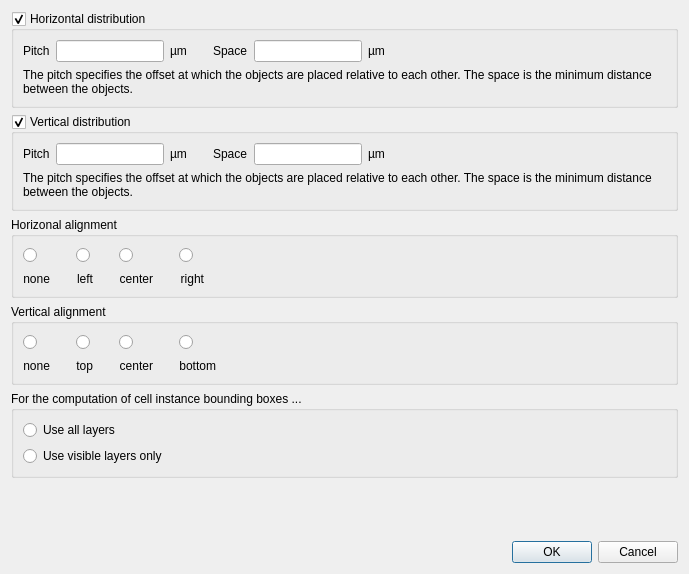
<?xml version="1.0" encoding="UTF-8"?>
<ui version="4.0">
 <class>DistributeOptionsDialog</class>
 <widget class="QDialog" name="DistributeOptionsDialog">
  <property name="geometry">
   <rect>
    <x>0</x>
    <y>0</y>
    <width>689</width>
    <height>574</height>
   </rect>
  </property>
  <property name="windowTitle">
   <string>Distribution Options</string>
  </property>
  <layout class="QVBoxLayout" name="verticalLayout">
   <item>
    <widget class="QGroupBox" name="h_distribute">
     <property name="title">
      <string>Horizontal distribution</string>
     </property>
     <property name="checkable">
      <bool>true</bool>
     </property>
     <layout class="QGridLayout" name="gridLayout_3">
      <item row="1" column="0" colspan="2">
       <widget class="QLabel" name="label_9">
        <property name="text">
         <string>The pitch specifies the offset at which the objects are placed relative to each other. The space is the minimum distance between the objects.</string>
        </property>
        <property name="wordWrap">
         <bool>true</bool>
        </property>
       </widget>
      </item>
      <item row="0" column="0" colspan="2">
       <widget class="QFrame" name="frame">
        <property name="frameShape">
         <enum>QFrame::NoFrame</enum>
        </property>
        <property name="frameShadow">
         <enum>QFrame::Raised</enum>
        </property>
        <layout class="QHBoxLayout" name="horizontalLayout">
         <property name="leftMargin">
          <number>0</number>
         </property>
         <property name="topMargin">
          <number>0</number>
         </property>
         <property name="rightMargin">
          <number>0</number>
         </property>
         <property name="bottomMargin">
          <number>0</number>
         </property>
         <item>
          <widget class="QLabel" name="label_10">
           <property name="text">
            <string>Pitch</string>
           </property>
          </widget>
         </item>
         <item>
          <widget class="QLineEdit" name="h_pitch">
           <property name="sizePolicy">
            <sizepolicy hsizetype="Fixed" vsizetype="Fixed">
             <horstretch>0</horstretch>
             <verstretch>0</verstretch>
            </sizepolicy>
           </property>
          </widget>
         </item>
         <item>
          <widget class="QLabel" name="label_12">
           <property name="text">
            <string>µm</string>
           </property>
          </widget>
         </item>
         <item>
          <spacer name="horizontalSpacer_9">
           <property name="orientation">
            <enum>Qt::Horizontal</enum>
           </property>
           <property name="sizeType">
            <enum>QSizePolicy::Fixed</enum>
           </property>
           <property name="sizeHint" stdset="0">
            <size>
             <width>20</width>
             <height>20</height>
            </size>
           </property>
          </spacer>
         </item>
         <item>
          <widget class="QLabel" name="label_11">
           <property name="text">
            <string>Space</string>
           </property>
          </widget>
         </item>
         <item>
          <widget class="QLineEdit" name="h_space">
           <property name="sizePolicy">
            <sizepolicy hsizetype="Fixed" vsizetype="Fixed">
             <horstretch>0</horstretch>
             <verstretch>0</verstretch>
            </sizepolicy>
           </property>
          </widget>
         </item>
         <item>
          <widget class="QLabel" name="label_13">
           <property name="text">
            <string>µm</string>
           </property>
          </widget>
         </item>
         <item>
          <spacer name="horizontalSpacer">
           <property name="orientation">
            <enum>Qt::Horizontal</enum>
           </property>
           <property name="sizeHint" stdset="0">
            <size>
             <width>40</width>
             <height>20</height>
            </size>
           </property>
          </spacer>
         </item>
        </layout>
       </widget>
      </item>
     </layout>
    </widget>
   </item>
   <item>
    <widget class="QGroupBox" name="v_distribute">
     <property name="minimumSize">
      <size>
       <width>0</width>
       <height>0</height>
      </size>
     </property>
     <property name="title">
      <string>Vertical distribution</string>
     </property>
     <property name="checkable">
      <bool>true</bool>
     </property>
     <layout class="QGridLayout" name="gridLayout_4">
      <item row="0" column="0">
       <widget class="QFrame" name="frame_2">
        <property name="frameShape">
         <enum>QFrame::NoFrame</enum>
        </property>
        <property name="frameShadow">
         <enum>QFrame::Raised</enum>
        </property>
        <layout class="QHBoxLayout" name="horizontalLayout_3">
         <property name="leftMargin">
          <number>0</number>
         </property>
         <property name="topMargin">
          <number>0</number>
         </property>
         <property name="rightMargin">
          <number>0</number>
         </property>
         <property name="bottomMargin">
          <number>0</number>
         </property>
         <item>
          <widget class="QLabel" name="label_18">
           <property name="text">
            <string>Pitch</string>
           </property>
          </widget>
         </item>
         <item>
          <widget class="QLineEdit" name="v_pitch">
           <property name="sizePolicy">
            <sizepolicy hsizetype="Fixed" vsizetype="Fixed">
             <horstretch>0</horstretch>
             <verstretch>0</verstretch>
            </sizepolicy>
           </property>
          </widget>
         </item>
         <item>
          <widget class="QLabel" name="label_19">
           <property name="text">
            <string>µm</string>
           </property>
          </widget>
         </item>
         <item>
          <spacer name="horizontalSpacer_12">
           <property name="orientation">
            <enum>Qt::Horizontal</enum>
           </property>
           <property name="sizeType">
            <enum>QSizePolicy::Fixed</enum>
           </property>
           <property name="sizeHint" stdset="0">
            <size>
             <width>20</width>
             <height>20</height>
            </size>
           </property>
          </spacer>
         </item>
         <item>
          <widget class="QLabel" name="label_20">
           <property name="text">
            <string>Space</string>
           </property>
          </widget>
         </item>
         <item>
          <widget class="QLineEdit" name="v_space">
           <property name="sizePolicy">
            <sizepolicy hsizetype="Fixed" vsizetype="Fixed">
             <horstretch>0</horstretch>
             <verstretch>0</verstretch>
            </sizepolicy>
           </property>
          </widget>
         </item>
         <item>
          <widget class="QLabel" name="label_21">
           <property name="text">
            <string>µm</string>
           </property>
          </widget>
         </item>
         <item>
          <spacer name="horizontalSpacer_13">
           <property name="orientation">
            <enum>Qt::Horizontal</enum>
           </property>
           <property name="sizeHint" stdset="0">
            <size>
             <width>40</width>
             <height>20</height>
            </size>
           </property>
          </spacer>
         </item>
        </layout>
       </widget>
      </item>
      <item row="1" column="0">
       <widget class="QLabel" name="label_22">
        <property name="text">
         <string>The pitch specifies the offset at which the objects are placed relative to each other. The space is the minimum distance between the objects.</string>
        </property>
        <property name="wordWrap">
         <bool>true</bool>
        </property>
       </widget>
      </item>
     </layout>
    </widget>
   </item>
   <item>
    <widget class="QGroupBox" name="groupBox_4">
     <property name="title">
      <string>Horizonal alignment</string>
     </property>
     <layout class="QGridLayout" name="gridLayout_5">
      <item row="0" column="0">
       <widget class="QRadioButton" name="h_none_rb">
        <property name="text">
         <string/>
        </property>
        <property name="icon">
         <iconset resource="../../lay/lay/layResources.qrc">
          <normaloff>:/align_none_32px.png</normaloff>:/align_none_32px.png</iconset>
        </property>
        <property name="iconSize">
         <size>
          <width>32</width>
          <height>32</height>
         </size>
        </property>
       </widget>
      </item>
      <item row="0" column="1">
       <spacer name="horizontalSpacer_14">
        <property name="orientation">
         <enum>Qt::Horizontal</enum>
        </property>
        <property name="sizeType">
         <enum>QSizePolicy::Fixed</enum>
        </property>
        <property name="sizeHint" stdset="0">
         <size>
          <width>20</width>
          <height>20</height>
         </size>
        </property>
       </spacer>
      </item>
      <item row="0" column="2">
       <widget class="QRadioButton" name="h_left_rb">
        <property name="text">
         <string/>
        </property>
        <property name="icon">
         <iconset resource="../../lay/lay/layResources.qrc">
          <normaloff>:/align_left_32px.png</normaloff>:/align_left_32px.png</iconset>
        </property>
        <property name="iconSize">
         <size>
          <width>32</width>
          <height>32</height>
         </size>
        </property>
       </widget>
      </item>
      <item row="0" column="3">
       <spacer name="horizontalSpacer_4">
        <property name="orientation">
         <enum>Qt::Horizontal</enum>
        </property>
        <property name="sizeType">
         <enum>QSizePolicy::Fixed</enum>
        </property>
        <property name="sizeHint" stdset="0">
         <size>
          <width>20</width>
          <height>20</height>
         </size>
        </property>
       </spacer>
      </item>
      <item row="0" column="4">
       <widget class="QRadioButton" name="h_center_rb">
        <property name="text">
         <string/>
        </property>
        <property name="icon">
         <iconset resource="../../lay/lay/layResources.qrc">
          <normaloff>:/align_hcenter_32px.png</normaloff>:/align_hcenter_32px.png</iconset>
        </property>
        <property name="iconSize">
         <size>
          <width>32</width>
          <height>32</height>
         </size>
        </property>
       </widget>
      </item>
      <item row="0" column="5">
       <spacer name="horizontalSpacer_5">
        <property name="orientation">
         <enum>Qt::Horizontal</enum>
        </property>
        <property name="sizeType">
         <enum>QSizePolicy::Fixed</enum>
        </property>
        <property name="sizeHint" stdset="0">
         <size>
          <width>20</width>
          <height>20</height>
         </size>
        </property>
       </spacer>
      </item>
      <item row="0" column="6">
       <widget class="QRadioButton" name="h_right_rb">
        <property name="text">
         <string/>
        </property>
        <property name="icon">
         <iconset resource="../../lay/lay/layResources.qrc">
          <normaloff>:/align_right_32px.png</normaloff>:/align_right_32px.png</iconset>
        </property>
        <property name="iconSize">
         <size>
          <width>32</width>
          <height>32</height>
         </size>
        </property>
       </widget>
      </item>
      <item row="0" column="7">
       <spacer name="horizontalSpacer_3">
        <property name="orientation">
         <enum>Qt::Horizontal</enum>
        </property>
        <property name="sizeHint" stdset="0">
         <size>
          <width>245</width>
          <height>20</height>
         </size>
        </property>
       </spacer>
      </item>
      <item row="1" column="0">
       <widget class="QLabel" name="label_23">
        <property name="text">
         <string>none</string>
        </property>
        <property name="alignment">
         <set>Qt::AlignRight|Qt::AlignTrailing|Qt::AlignVCenter</set>
        </property>
       </widget>
      </item>
      <item row="1" column="2">
       <widget class="QLabel" name="label_6">
        <property name="text">
         <string>left</string>
        </property>
        <property name="alignment">
         <set>Qt::AlignRight|Qt::AlignTrailing|Qt::AlignVCenter</set>
        </property>
       </widget>
      </item>
      <item row="1" column="4">
       <widget class="QLabel" name="label_7">
        <property name="text">
         <string>center</string>
        </property>
        <property name="alignment">
         <set>Qt::AlignRight|Qt::AlignTrailing|Qt::AlignVCenter</set>
        </property>
       </widget>
      </item>
      <item row="1" column="6">
       <widget class="QLabel" name="label_8">
        <property name="text">
         <string>right</string>
        </property>
        <property name="alignment">
         <set>Qt::AlignRight|Qt::AlignTrailing|Qt::AlignVCenter</set>
        </property>
       </widget>
      </item>
     </layout>
    </widget>
   </item>
   <item>
    <widget class="QGroupBox" name="groupBox">
     <property name="title">
      <string>Vertical alignment</string>
     </property>
     <layout class="QGridLayout" name="gridLayout_2">
      <item row="0" column="0">
       <widget class="QRadioButton" name="v_none_rb">
        <property name="text">
         <string/>
        </property>
        <property name="icon">
         <iconset resource="../../lay/lay/layResources.qrc">
          <normaloff>:/align_none_32px.png</normaloff>:/align_none_32px.png</iconset>
        </property>
        <property name="iconSize">
         <size>
          <width>32</width>
          <height>32</height>
         </size>
        </property>
       </widget>
      </item>
      <item row="0" column="1">
       <spacer name="horizontalSpacer_15">
        <property name="orientation">
         <enum>Qt::Horizontal</enum>
        </property>
        <property name="sizeType">
         <enum>QSizePolicy::Fixed</enum>
        </property>
        <property name="sizeHint" stdset="0">
         <size>
          <width>20</width>
          <height>20</height>
         </size>
        </property>
       </spacer>
      </item>
      <item row="0" column="2">
       <widget class="QRadioButton" name="v_top_rb">
        <property name="text">
         <string/>
        </property>
        <property name="icon">
         <iconset resource="../../lay/lay/layResources.qrc">
          <normaloff>:/align_top_32px.png</normaloff>:/align_top_32px.png</iconset>
        </property>
        <property name="iconSize">
         <size>
          <width>32</width>
          <height>32</height>
         </size>
        </property>
       </widget>
      </item>
      <item row="0" column="3">
       <spacer name="horizontalSpacer_8">
        <property name="orientation">
         <enum>Qt::Horizontal</enum>
        </property>
        <property name="sizeType">
         <enum>QSizePolicy::Fixed</enum>
        </property>
        <property name="sizeHint" stdset="0">
         <size>
          <width>20</width>
          <height>20</height>
         </size>
        </property>
       </spacer>
      </item>
      <item row="0" column="4">
       <widget class="QRadioButton" name="v_center_rb">
        <property name="text">
         <string/>
        </property>
        <property name="icon">
         <iconset resource="../../lay/lay/layResources.qrc">
          <normaloff>:/align_vcenter_32px.png</normaloff>:/align_vcenter_32px.png</iconset>
        </property>
        <property name="iconSize">
         <size>
          <width>32</width>
          <height>32</height>
         </size>
        </property>
       </widget>
      </item>
      <item row="0" column="5">
       <spacer name="horizontalSpacer_7">
        <property name="orientation">
         <enum>Qt::Horizontal</enum>
        </property>
        <property name="sizeType">
         <enum>QSizePolicy::Fixed</enum>
        </property>
        <property name="sizeHint" stdset="0">
         <size>
          <width>20</width>
          <height>20</height>
         </size>
        </property>
       </spacer>
      </item>
      <item row="0" column="6">
       <widget class="QRadioButton" name="v_bottom_rb">
        <property name="text">
         <string/>
        </property>
        <property name="icon">
         <iconset resource="../../lay/lay/layResources.qrc">
          <normaloff>:/align_bottom_32px.png</normaloff>:/align_bottom_32px.png</iconset>
        </property>
        <property name="iconSize">
         <size>
          <width>32</width>
          <height>32</height>
         </size>
        </property>
       </widget>
      </item>
      <item row="0" column="7">
       <spacer name="horizontalSpacer_6">
        <property name="orientation">
         <enum>Qt::Horizontal</enum>
        </property>
        <property name="sizeHint" stdset="0">
         <size>
          <width>245</width>
          <height>20</height>
         </size>
        </property>
       </spacer>
      </item>
      <item row="1" column="0">
       <widget class="QLabel" name="label_16">
        <property name="text">
         <string>none</string>
        </property>
        <property name="alignment">
         <set>Qt::AlignRight|Qt::AlignTrailing|Qt::AlignVCenter</set>
        </property>
       </widget>
      </item>
      <item row="1" column="2">
       <widget class="QLabel" name="label_14">
        <property name="text">
         <string>top</string>
        </property>
        <property name="alignment">
         <set>Qt::AlignRight|Qt::AlignTrailing|Qt::AlignVCenter</set>
        </property>
       </widget>
      </item>
      <item row="1" column="4">
       <widget class="QLabel" name="label_15">
        <property name="text">
         <string>center</string>
        </property>
        <property name="alignment">
         <set>Qt::AlignRight|Qt::AlignTrailing|Qt::AlignVCenter</set>
        </property>
       </widget>
      </item>
      <item row="1" column="6">
       <widget class="QLabel" name="label_17">
        <property name="text">
         <string>bottom</string>
        </property>
        <property name="alignment">
         <set>Qt::AlignRight|Qt::AlignTrailing|Qt::AlignVCenter</set>
        </property>
       </widget>
      </item>
     </layout>
    </widget>
   </item>
   <item>
    <widget class="QGroupBox" name="groupBox_3">
     <property name="title">
      <string>For the computation of cell instance bounding boxes ...</string>
     </property>
     <layout class="QGridLayout" name="gridLayout">
      <item row="1" column="0">
       <widget class="QRadioButton" name="visible_layers_rb">
        <property name="text">
         <string>Use visible layers only</string>
        </property>
       </widget>
      </item>
      <item row="0" column="0">
       <widget class="QRadioButton" name="all_layers_rb">
        <property name="text">
         <string>Use all layers</string>
        </property>
       </widget>
      </item>
     </layout>
    </widget>
   </item>
   <item>
    <spacer name="verticalSpacer">
     <property name="orientation">
      <enum>Qt::Vertical</enum>
     </property>
     <property name="sizeHint" stdset="0">
      <size>
       <width>488</width>
       <height>16</height>
      </size>
     </property>
    </spacer>
   </item>
   <item>
    <widget class="QDialogButtonBox" name="buttonBox">
     <property name="orientation">
      <enum>Qt::Horizontal</enum>
     </property>
     <property name="standardButtons">
      <set>QDialogButtonBox::Cancel|QDialogButtonBox::Ok</set>
     </property>
    </widget>
   </item>
  </layout>
 </widget>
 <tabstops>
  <tabstop>all_layers_rb</tabstop>
  <tabstop>visible_layers_rb</tabstop>
  <tabstop>buttonBox</tabstop>
 </tabstops>
 <resources>
  <include location="../../lay/lay/layResources.qrc"/>
 </resources>
 <connections>
  <connection>
   <sender>buttonBox</sender>
   <signal>accepted()</signal>
   <receiver>DistributeOptionsDialog</receiver>
   <slot>accept()</slot>
   <hints>
    <hint type="sourcelabel">
     <x>248</x>
     <y>254</y>
    </hint>
    <hint type="destinationlabel">
     <x>157</x>
     <y>274</y>
    </hint>
   </hints>
  </connection>
  <connection>
   <sender>buttonBox</sender>
   <signal>rejected()</signal>
   <receiver>DistributeOptionsDialog</receiver>
   <slot>reject()</slot>
   <hints>
    <hint type="sourcelabel">
     <x>316</x>
     <y>260</y>
    </hint>
    <hint type="destinationlabel">
     <x>286</x>
     <y>274</y>
    </hint>
   </hints>
  </connection>
 </connections>
</ui>
